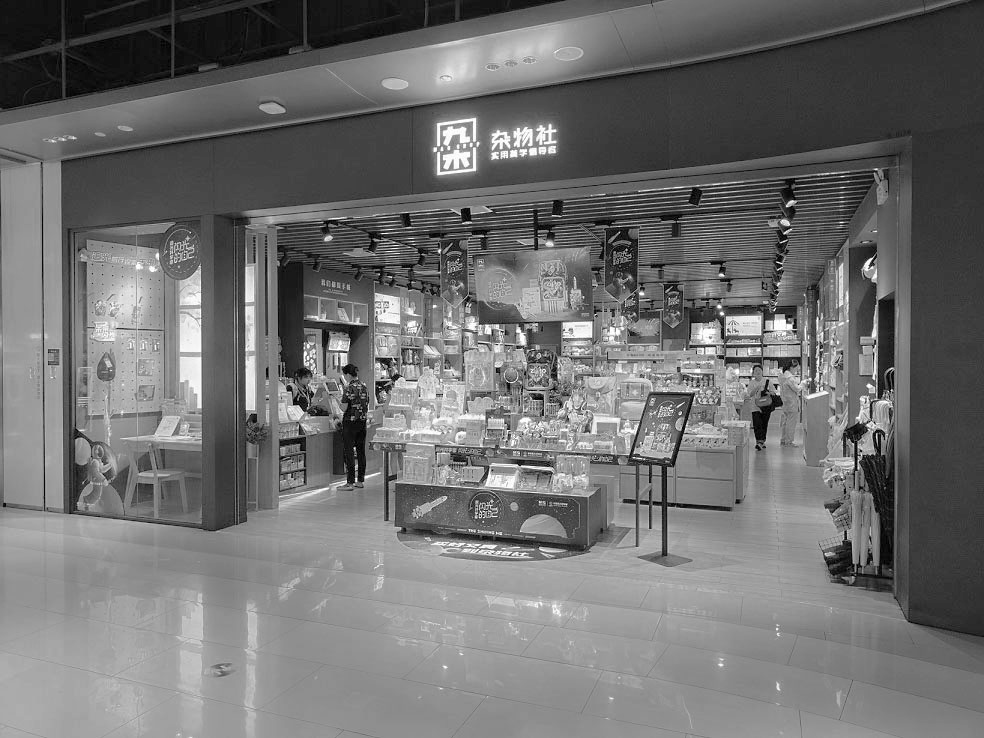
//> input picture contrast/pyr_contrast/input/1.jpg, 984 x 738 px
$ ./main ../pyr_contrast/input/1.jpg   (built with g++ and OpenCV 4)
//> lines starting //> are read from the running program, lines starting //| are printed output that depends on the picture
### contrast/Entropy-Based-Contrast-Enhancement/EntropyBasedContrastEnhancement.hpp
#include <opencv2/opencv.hpp>
#include <opencv2/core/core.hpp>
#include <opencv2/opencv.hpp>
#include <opencv2/core/core.hpp>
#include <opencv2/highgui/highgui.hpp>
#include <math.h>
#include <string.h>
#include <stdio.h>
#include <errno.h>
#include <dirent.h>
#include <unistd.h>
#include <omp.h>

using namespace cv;
using namespace std;

class EntropyBasedContrastEnhancementTMO{
    public:
        EntropyBasedContrastEnhancementTMO();
        ~EntropyBasedContrastEnhancementTMO();

		Mat Run(Mat src);

    private:
        void init(Mat src);
        vector<vector<float>> spatialHistgram(Mat m_img_gray);
        void spatialEntropy(vector<vector<float>> patch_histogram_arr, vector<float> &f_cdf, vector<float> &s_k_arr);
        Mat mapping(vector<float> f_cdf, float yd, float yu, Mat src);
        Mat domainCoefWeight(Mat src, vector<float> s_k_arr, float gamma);
        Mat DomainEnhance(Mat src, Mat weight_mat);

    private:
        Mat m_img_gray, m_img_hsv, m_img_bgr;
        float m_eps = 1e-6;
        int m_level = 256;
};

### contrast/Entropy-Based-Contrast-Enhancement/EntropyBasedContrastEnhancement.cpp
#include "EntropyBasedContrastEnhancement.hpp"
#include <numeric>

EntropyBasedContrastEnhancementTMO::EntropyBasedContrastEnhancementTMO() {
}

EntropyBasedContrastEnhancementTMO::~EntropyBasedContrastEnhancementTMO() {
}

void EntropyBasedContrastEnhancementTMO::init(Mat src) {
    int height = src.rows;
    int width  = src.cols;

    if(height%2 != 0) {
        height = height+1;
    }
    if(width%2 != 0) {
        width = width+1;
    }

    resize(src, m_img_bgr, Size(width, height), 0, 0, INTER_AREA);
    cvtColor(m_img_bgr, m_img_gray, COLOR_BGR2GRAY);
    cvtColor(m_img_bgr, m_img_hsv , COLOR_BGR2HSV);
}

vector<vector<float>> EntropyBasedContrastEnhancementTMO::spatialHistgram(Mat m_img_gray) {
    int height = m_img_gray.rows;
    int width  = m_img_gray.cols;

    float ratio = (float)height / width;
    float M = pow((m_level*ratio), 0.5);
    float N = pow((m_level*ratio), 0.5);

    vector<Mat> roi_arr;
    int step_height = height / M;
    int step_width  = width / M;

    for(int m=0; m<M; m++) {
        for(int n=0; n<N; n++) {
            int left   = m/M * height;
            int top    = n/N * width;

            left = min(max(left, 0), height-1-step_height);
            top  = min(max(top, 0),  width-1-step_width);
            Mat roi_src = m_img_gray(Rect(top, left, step_width, step_height));
            roi_arr.push_back(roi_src);
        }
    }

    vector<vector<float>> patch_histogram_arr;
    for(int k=0; k<m_level; k++) {
        vector<float> level_histogram;
        for(int i=0; i<roi_arr.size(); i++) {
            int cur_num = 0;
            for(int m=0; m<roi_arr[i].rows; m++) {
                for(int n=0; n<roi_arr[i].cols; n++) {
                    if(roi_arr[i].at<uchar>(m, n) == k) {
                        cur_num += 1;
                    }
                }
            }
            level_histogram.push_back(cur_num);
        }
        patch_histogram_arr.push_back(level_histogram);
    }

    return patch_histogram_arr;
}

void EntropyBasedContrastEnhancementTMO::spatialEntropy(vector<vector<float>> patch_histogram_arr, vector<float> &f_cdf, vector<float> &s_k_arr) {
    for(int i=0; i<patch_histogram_arr.size(); i++) {
        int cur_hist_sum = 0;
        float s_k = 0.0;

        for(int j=0; j<patch_histogram_arr[i].size(); j++) {
            cur_hist_sum += patch_histogram_arr[i][j];
        }

        for(int j=0; j<patch_histogram_arr[i].size(); j++) {
            patch_histogram_arr[i][j] = patch_histogram_arr[i][j] / (cur_hist_sum + m_eps);
            if(patch_histogram_arr[i][j] != 0) {
                s_k += -(patch_histogram_arr[i][j] * log2(patch_histogram_arr[i][j]));
            }
        }
        s_k_arr.push_back(s_k);
    }

    float sum_entropy = 0.0;
    for(int i=0; i<s_k_arr.size(); i++) {
        sum_entropy += s_k_arr[i];
    }

    float sum_f_k = 0.0;
    for(int i=0; i<s_k_arr.size(); i++) {
        s_k_arr[i] = s_k_arr[i] / (sum_entropy - s_k_arr[i] + m_eps);
        sum_f_k += s_k_arr[i];
    }

    for(int i=0; i<s_k_arr.size(); i++) {
        s_k_arr[i] = s_k_arr[i] / (sum_f_k + m_eps);
    }

    float cdf_value = s_k_arr[0];
    f_cdf.push_back(cdf_value);
    for(int i=1; i<s_k_arr.size(); i++) {
        cdf_value = cdf_value + s_k_arr[i];
        f_cdf.push_back(cdf_value);
    }
}

Mat EntropyBasedContrastEnhancementTMO::mapping(vector<float> f_cdf, float yd, float yu, Mat src) {
    vector<float> map_lut;

    for(int i=0; i<f_cdf.size(); i++) {
        float value = f_cdf[i]*(yu-yd) + yd;
        map_lut.push_back(value);
    }

    for(int i=0; i<src.rows; i++) {
        for(int j=0; j<src.cols; j++) {
            src.at<uchar>(i, j*3+0) = map_lut[src.at<uchar>(i, j*3+0)];
            src.at<uchar>(i, j*3+1) = map_lut[src.at<uchar>(i, j*3+1)];
            src.at<uchar>(i, j*3+2) = map_lut[src.at<uchar>(i, j*3+2)];
        }
    }

    return src;
}

Mat EntropyBasedContrastEnhancementTMO::domainCoefWeight(Mat src, vector<float> s_k_arr, float gamma) {
    float sum_value = 0;

    for(int i=0; i<s_k_arr.size(); i++) {
        if(s_k_arr[i] != 0) {
            sum_value += - s_k_arr[i] * log2(s_k_arr[i]);
        }
    }
    float alpha = pow(sum_value, gamma);

    Mat weight_out = Mat::zeros(src.size(), CV_32FC1);

    for(int i=0; i<weight_out.rows; i++) {
        for(int j=0; j<weight_out.cols; j++) {
            float value1 = (float)i / weight_out.rows * alpha;
            float value2 = (float)j / weight_out.cols * alpha;
            weight_out.at<float>(i, j) = 1.0 + value1 * value2;
        }
    }

    return weight_out;
}

Mat EntropyBasedContrastEnhancementTMO::DomainEnhance(Mat src, Mat weight_mat) {
    src.convertTo(src, CV_32F, 1/255.0);
    vector<Mat> channels;
    split(src, channels);

    for(int i=0; i<channels.size(); i++) {
        Mat dct_mat;
        dct(channels[i], dct_mat);

        dct_mat = dct_mat.mul(weight_mat);
        idct(dct_mat, channels[i]);
    }

    Mat out;
    merge(channels, out);
    out = out*255;
    out.convertTo(out, CV_8UC1);

    return out;
}

Mat EntropyBasedContrastEnhancementTMO::Run(Mat src) {
    //对比度调整
    init(src);
    vector<vector<float>> patch_histogram_arr = spatialHistgram(m_img_gray);
    vector<float> f_cdf, s_k_arr;
    spatialEntropy(patch_histogram_arr, f_cdf, s_k_arr);
    Mat out1 = mapping(f_cdf, 0.0, 255.0, m_img_bgr);

    //细节增强
    float gamma = 0.5;
    Mat weight_mat = domainCoefWeight(m_img_gray, s_k_arr, gamma);
    Mat out2 = DomainEnhance(out1, weight_mat);

    return out2;
}

### contrast/Entropy-Based-Contrast-Enhancement/main.cpp
#include <opencv2/opencv.hpp>
#include <opencv2/core/core.hpp>
#include <opencv2/highgui/highgui.hpp>
#include <math.h>
#include <stdio.h>
#include <stdlib.h>
#include <cstdio>
#include <cstdlib>
#include <opencv2/imgproc/imgproc.hpp>
#include <opencv2/ximgproc.hpp>
#include <stdio.h>
#include "EntropyBasedContrastEnhancement.hpp"

int main(int argc, char* argv[]) {
    Mat img = imread(argv[1]);
//> img is the input picture: 738 rows x 984 cols, CV_8UC3; min 0, max 255, mean 111.8
    imshow("src", img);

    EntropyBasedContrastEnhancementTMO *my_entropy_based_contrast_enhancement_test = new EntropyBasedContrastEnhancementTMO();
    Mat out = my_entropy_based_contrast_enhancement_test->Run(img);
//> in init, `cvtColor(m_img_bgr, m_img_hsv , COLOR_BGR2HSV);`: m_img_hsv: 738 rows x 984 cols, CV_8UC3; mean H, S, V 0, 0, 111.8
//> after the loop in spatialHistgram, `for(int m=0; m<M; m++)`:
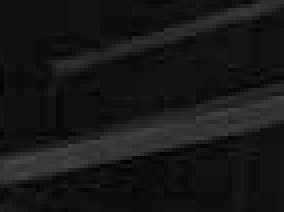
//> roi_arr[1]: 53 rows x 71 cols, CV_8UC1 (shown 4 times larger); min 1, max 70, mean 22.9
//> after the loop in spatialHistgram, `for(int m=0; m<M; m++)`:
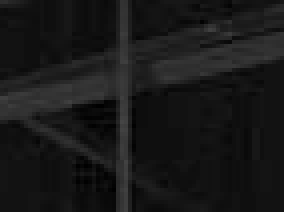
//> roi_arr[2]: 53 rows x 71 cols, CV_8UC1 (shown 4 times larger); min 0, max 69, mean 24
//> after the loop in spatialHistgram, `for(int m=0; m<M; m++)`:
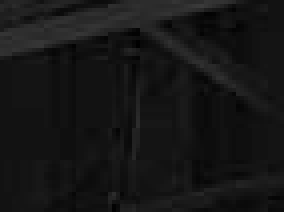
//> roi_arr[3]: 53 rows x 71 cols, CV_8UC1 (shown 4 times larger); min 0, max 59, mean 21.6
//> after the loop in spatialHistgram, `for(int m=0; m<M; m++)`:
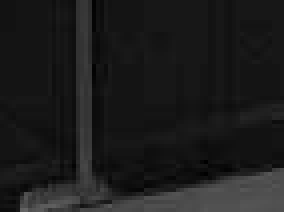
//> roi_arr[4]: 53 rows x 71 cols, CV_8UC1 (shown 4 times larger); min 0, max 100, mean 27.8
//> after the loop in spatialHistgram, `for(int m=0; m<M; m++)`:
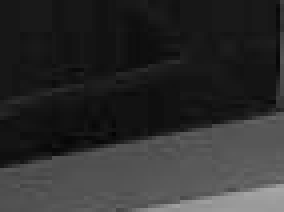
//> roi_arr[5]: 53 rows x 71 cols, CV_8UC1 (shown 4 times larger); min 3, max 167, mean 46.1
//> after the loop in spatialHistgram, `for(int k=0; k<m_level; k++)`: patch_histogram_arr = 256 items
//> the loop in spatialEntropy, `for(int i=0; i<patch_histogram_arr.size(); i++)` made 256 passes
//> (cur_hist_sum, s_k) on passes 1 to 3: (418, 5.47), (164, 5.23), (168, 5.44)
//> after the loop in spatialEntropy, `for(int i=0; i<patch_histogram_arr.size(); i++)`: s_k_arr = 256 values, max 6.66 at index 106, min 3.85 at index 18, mean 5.78
//> the loop in spatialEntropy, `for(int i=0; i<s_k_arr.size(); i++)` made 256 passes
//> sum_entropy on passes 1 to 3: 5.47, 10.71, 16.15
//> after the loop in spatialEntropy, `for(int i=0; i<s_k_arr.size(); i++)`: sum_entropy = 1479.5
//> the loop in spatialEntropy, `for(int i=0; i<s_k_arr.size(); i++)` made 256 passes
//> sum_f_k on passes 1 to 3: 0.00371, 0.00726, 0.011
//> after the loop in spatialEntropy, `for(int i=0; i<s_k_arr.size(); i++)`: s_k_arr = 256 values, max 0.00452 at index 106, min 0.00261 at index 18, mean 0.00392; sum_f_k = 1
//> after the loop in spatialEntropy, `for(int i=0; i<s_k_arr.size(); i++)`: s_k_arr = 256 values, max 0.0045 at index 106, min 0.0026 at index 18, mean 0.00391
//> in spatialEntropy, `float cdf_value = s_k_arr[0];`: cdf_value = 0.0037
//> in spatialEntropy, `f_cdf.push_back(cdf_value);`: f_cdf = [0.0037]
//> the loop in spatialEntropy, `for(int i=1; i<s_k_arr.size(); i++)` made 255 passes
//> cdf_value on passes 1 to 3: 0.00724, 0.0109, 0.0146
//> after the loop in spatialEntropy, `for(int i=1; i<s_k_arr.size(); i++)`: cdf_value = 1; f_cdf = 256 values from 0.0037 to 1
//> the loop in mapping, `for(int i=0; i<f_cdf.size(); i++)` made 256 passes
//> value on passes 1 to 3: 0.943, 1.85, 2.78
//> after the loop in mapping, `for(int i=0; i<f_cdf.size(); i++)`: map_lut = 256 values from 0.943 to 255
//> the loop in domainCoefWeight, `for(int i=0; i<s_k_arr.size(); i++)` made 256 passes
//> sum_value on passes 1 to 12: 0.0299, 0.0587, 0.0884, 0.118, 0.148, 0.178, 0.208, 0.238, 0.268, 0.298, 0.327, 0.356
//> after the loop in domainCoefWeight, `for(int i=0; i<s_k_arr.size(); i++)`: sum_value = 7.99
//> in domainCoefWeight, `float alpha = pow(sum_value, gamma);`: alpha = 2.83
//> after the loop in domainCoefWeight, `for(int i=0; i<weight_out.rows; i++)`:
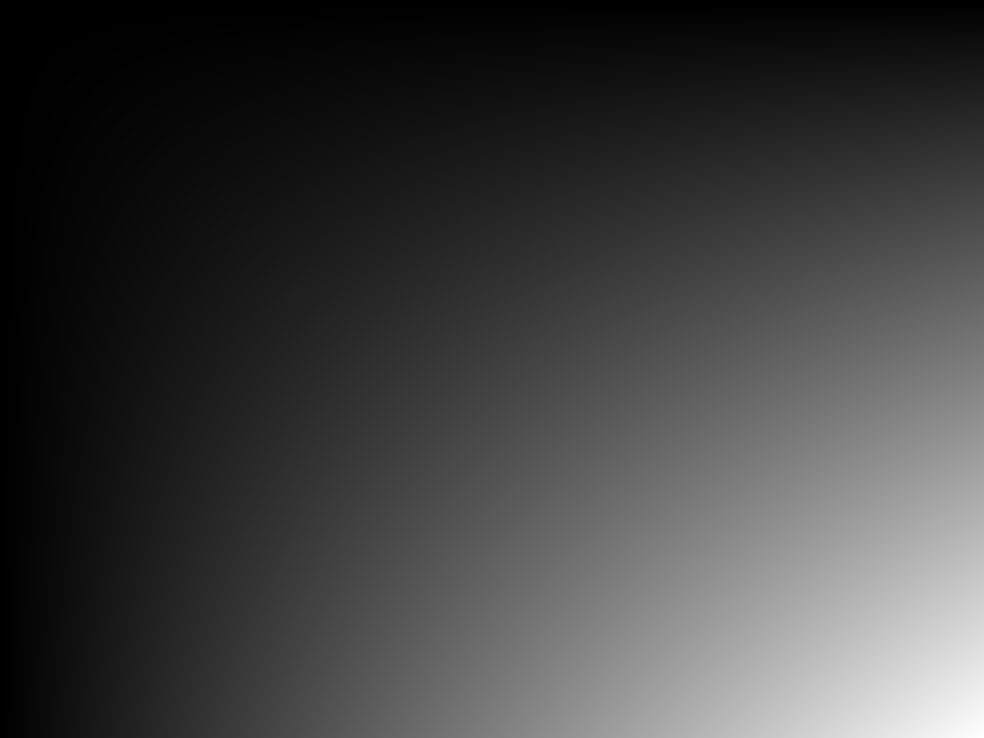
//> weight_out: 738 rows x 984 cols, CV_32FC1; min 1, max 8.97, mean 2.99; drawn with min black and max white
//> the loop in DomainEnhance, `for(int i=0; i<channels.size(); i++)` made 3 passes
//> in DomainEnhance, `merge(channels, out);`:
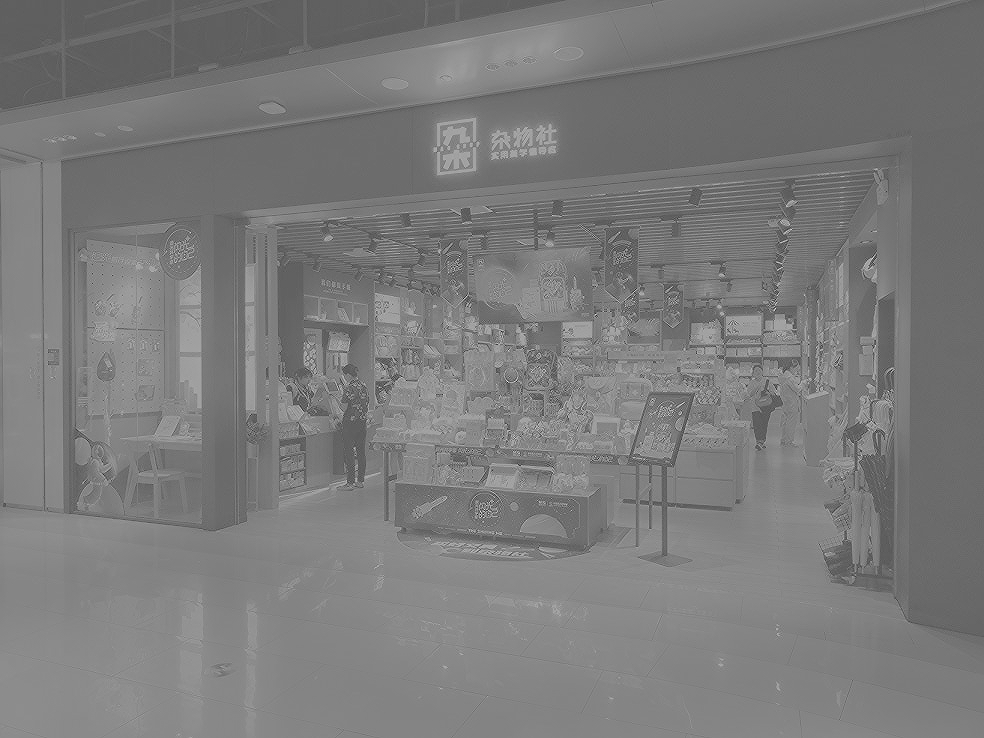
//> out: 738 rows x 984 cols, CV_32FC3; min -1.26, max 2.27, mean 0.445; drawn with min black and max white
    imshow("out", out);
    waitKey(0);

    return 0;
}
